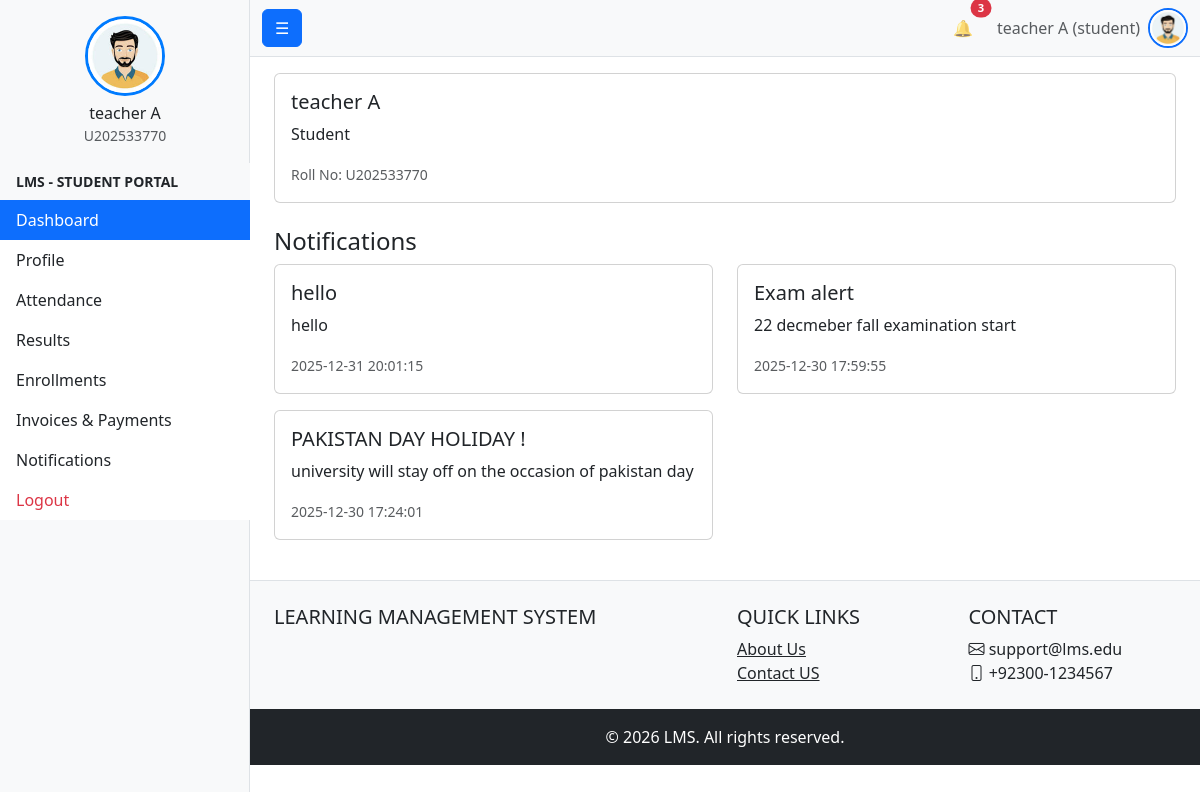
Screenshot of /roles/admin/dashboard.php (signed in) with the database file from the repository.
### tables this page shows
CREATE TABLE `users` (
  `id` int(11) NOT NULL,
  `first_name` varchar(100) NOT NULL,
  `last_name` varchar(100) NOT NULL,
  `full_name` varchar(201) GENERATED ALWAYS AS (concat(`first_name`,' ',`last_name`)) STORED,
  `email` varchar(255) DEFAULT NULL,
  `contact_number` varchar(20) DEFAULT NULL,
  `profile_image` varchar(255) DEFAULT NULL COMMENT 'Stores profile image filename (stored in /public/uploads/profiles/)',
  `campus_id` int(11) DEFAULT NULL,
  `gender` enum('male','female','other') DEFAULT NULL,
  `cnic` varchar(15) DEFAULT NULL,
  `date_of_birth` date DEFAULT NULL,
  `address` text DEFAULT NULL,
  `password_hash` varchar(255) NOT NULL,
  `user_code` varchar(255) NOT NULL,
  `status` enum('active','inactive','suspended') NOT NULL DEFAULT 'active',
  `is_deleted` tinyint(1) NOT NULL DEFAULT 0,
  `created_at` timestamp NOT NULL DEFAULT current_timestamp(),
  `updated_at` timestamp NOT NULL DEFAULT current_timestamp() ON UPDATE current_timestamp(),
  `last_login_at` datetime DEFAULT NULL
);

CREATE TABLE `roles` (
  `role_id` int(11) NOT NULL,
  `role_name` enum('student','faculty','admin','student_affairs','examination','admission','accounts') NOT NULL
);

CREATE TABLE `user_notification` (
  `user_id` int(11) NOT NULL,
  `notification_id` int(11) NOT NULL,
  `is_read` tinyint(1) NOT NULL DEFAULT 0,
  `read_at` datetime DEFAULT NULL
);

CREATE TABLE `notification` (
  `notification_id` int(11) NOT NULL,
  `title` varchar(150) NOT NULL,
  `message` text NOT NULL,
  `notification_type` enum('info','warning','alert','assignment','exam','system') NOT NULL DEFAULT 'info',
  `is_general` tinyint(1) NOT NULL DEFAULT 0,
  `scheduled_at` datetime DEFAULT NULL,
  `created_by` int(11) DEFAULT NULL,
  `created_at` timestamp NOT NULL DEFAULT current_timestamp(),
  `updated_at` timestamp NOT NULL DEFAULT current_timestamp() ON UPDATE current_timestamp()
);

### config.php (called while the page is built, shortened)
<?php
function url(string $path = ''): string {
    return rtrim(BASE_URL, '/') . '/' . ltrim($path, '/');
}

### roles/admin/dashboard.php (the view, shortened to what this page needs)
<?php
require_once $_SERVER['DOCUMENT_ROOT'] . '/project1/bootstrap.php';
$id        = $_SESSION['user_id'];
$user_code = $_SESSION['user_code'] ?? '';
$first_name = $_SESSION['first_name'] ?? 'Guest';
$last_name  = $_SESSION['last_name'] ?? '';
$role      = $_SESSION['role'] ?? 'guest';
$stmt = $conn->prepare("
    SELECT n.title, n.message, n.created_at, un.is_read, un.read_at
    FROM user_notification un
    JOIN notification n ON un.notification_id = n.notification_id
    WHERE un.user_id = ?
    ORDER BY n.created_at DESC
    LIMIT 5
");
$stmt->bind_param("i", $id);
$stmt->execute();
$notifications = $stmt->get_result()->fetch_all(MYSQLI_ASSOC);
?>
<div class="card mb-4">
    <div class="card-body">
        <h5 class="card-title"><?= htmlspecialchars($first_name . ' ' . $last_name) ?></h5>
        <?php if ($role === 'student'): ?>
            <p class="card-text">Student</p>
            <p class="card-text"><small class="text-muted">Roll No: <?= htmlspecialchars($user_code) ?></small></p>
        <?php else: ?>
            <p class="card-text">Welcome, <?= ucfirst($role) ?></p>
        <?php endif; ?>
    </div>
</div>
<?php if (!empty($notifications)): ?>
<h4>Notifications</h4>
<div class="row">
    <?php foreach ($notifications as $note): ?>
        <div class="col-md-6 mb-3">
            <div class="card">
                <div class="card-body">
                    <h5 class="card-title"><?= htmlspecialchars($note['title']) ?></h5>
                    <p class="card-text"><?= htmlspecialchars($note['message']) ?></p>
                    <small class="text-muted"><?= htmlspecialchars($note['created_at']) ?></small>
                </div>
            </div>
        </div>
    <?php endforeach; ?>
</div>
<?php endif; ?>
<?php
require_once '../../templates/layout/master_base.php';
require_once '../../templates/layout/navbar.php';
?>

### templates/layout/navbar.php (shortened to what this page needs)
<?php
require_once $_SERVER['DOCUMENT_ROOT'].'/project1/bootstrap.php';
$name = 'Guest';
$role = 'guest';
$profile_image_url = url('public/male_avatar.jpeg');
if (isset($_SESSION['user_id'])) {
    $user_id = $_SESSION['user_id'];
    $stmt = $conn->prepare("
        SELECT u.full_name, r.role_name
        FROM users u
        LEFT JOIN user_roles ur ON u.id = ur.user_id
        LEFT JOIN roles r ON ur.role_id = r.role_id
        WHERE u.id = ?
        LIMIT 1
    ");
    $stmt->bind_param('i', $user_id);
    $stmt->execute();
    $result = $stmt->get_result();
    if ($row = $result->fetch_assoc()) {
        $name = $row['full_name'];
        $role = $row['role_name'] ?? 'guest';
    }
    $stmt = $conn->prepare("SELECT COUNT(*) as count FROM user_notification WHERE user_id=? AND is_read=FALSE");
    $stmt->bind_param('i', $user_id);
    $stmt->execute();
    $unread_count = $stmt->get_result()->fetch_assoc()['count'] ?? 0;
} else {
    $unread_count = 0;
    $notifications = [];
}
?>
<nav class="navbar navbar-expand-lg navbar-light bg-light border-bottom">
    <div class="container-fluid">
        <button class="btn btn-primary " id="sidebarToggle">☰</button>
        <div class="collapse navbar-collapse" id="navbarNav">
            <ul class="navbar-nav ms-auto align-items-center">
                <li class="nav-item dropdown me-3">
                    <a class="nav-link position-relative" href="#" id="notificationDropdown" role="button"
                       data-bs-toggle="dropdown" aria-expanded="false" title="Notifications">
                        🔔
                        <?php if ($unread_count > 0): ?>
                        <span class="position-absolute top-0 start-100 translate-middle badge rounded-pill bg-danger" style="font-size:0.7rem;">
                            <?= $unread_count > 9 ? '9+' : $unread_count ?>
                        </span>
                        <?php endif; ?>
                    </a>
                </li>
                <li class="nav-item me-2">
                    <span class="text-muted"><?= htmlspecialchars($name) ?> (<?= htmlspecialchars($role) ?>)</span>
                </li>
                <li class="nav-item dropdown">
                    <a class="nav-link p-0" href="#" id="userDropdown" role="button" data-bs-toggle="dropdown" aria-expanded="false" title="Profile Menu">
                        <img src="<?= $profile_image_url ?>" alt="Profile" class="rounded-circle border border-2 border-primary" style="width: 40px; height: 40px; object-fit: cover; cursor: pointer;">
                    </a>
                </li>
            </ul>
        </div>
    </div>
</nav>

### rows the page displays
users: full_name "teacher A", roles.role_name "student"
user_notification: notification.title "hello", notification.message "hello", notification.created_at "2025-12-31 20:01:15"
user_notification: notification.title "Exam alert", notification.message "22 decmeber fall examination start", notification.created_at "2025-12-30 17:59:55"
user_notification: notification.title "PAKISTAN DAY HOLIDAY !", notification.message "university will stay off on the occasion of pakistan day", notification.created_at "2025-12-30 17:24:01"

### other values shown
$name "teacher A"
$user_code "U202533770"
$role "STUDENT"
$label "Dashboard"
$label "Profile"
$label "Attendance"
$label "Results"
$label "Enrollments"
$label "Invoices & Payments"
$label "Notifications"
$unread_count "3"
$first_name . ' ' . $last_name "teacher A"
